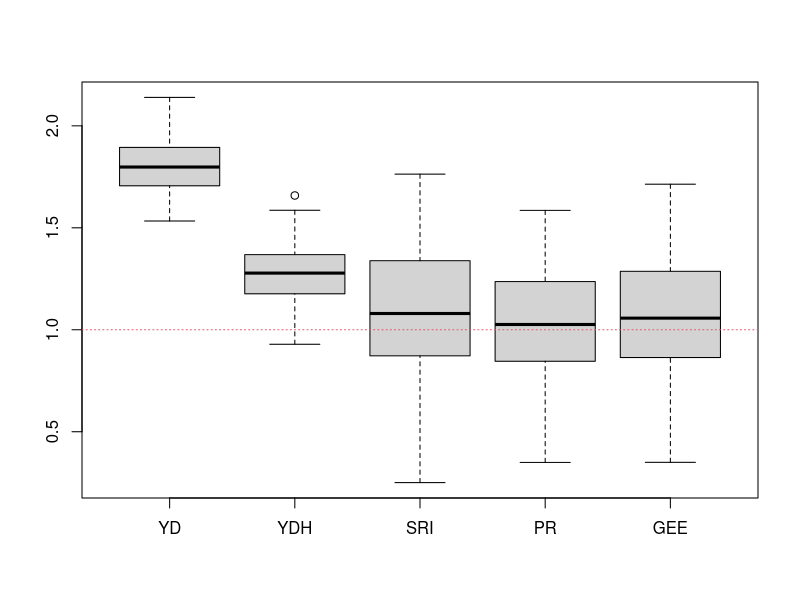

Write R code to recreate this figure.
# Demo: Non-separable logistic regression
# LK 03/2023

set.seed(-42)

# FUNs --------------------------------------------------------------------

gen_dat <- function(n = 1e3, parmD = 0, parmY = c(0.5, 1)) {
  H <- rt(n, df = 5)
  NF <- rnorm(n)
  E <- sample(c(-1, 1), n, TRUE)
  ND <- rlogis(n)
  NY <- rlogis(n)
  gD <- H + ND
  gY <- H + NY
  g2u <- \(g) ecdf(g)
  UD <- g2u(gD)(gD)
  UY <- g2u(gY)(gY)
  D <- as.numeric(plogis(parmD + E) >= UD)
  Y <- as.numeric(plogis(parmY[1] + D * parmY[2]) >= UY)
  data.frame(Y = Y, D = D, E = E, H = H)
}

obj <- \(b, Y, X, prm) {
  R <- (Y - plogis(X %*% b))
  c(t(R) %*% prm %*% R)
}

res <- replicate(1e2, {
  d <- gen_dat()
  d$R <- residuals(m0 <- glm(D ~ E, data = d, family = "binomial"), type = "response")
  d$PR <- fitted(m0)
  E <- cbind(1, d$E)
  prm <- E %*% solve(t(E) %*% E) %*% t(E)
  c(
    YD = unname(coef(glm(Y ~ D, data = d, family = "binomial"))["D"]),
    YDH = unname(coef(glm(Y ~ D + H, data = d, family = "binomial"))["D"]),
    SRI = unname(coef(glm(Y ~ D + R, data = d, family = "binomial"))["D"]),
    PR = unname(coef(glm(Y ~ PR, data = d, family = "binomial"))["PR"]),
    GEE = optim(c(0, 0), obj, Y = d$Y, X = cbind(1, d$D), prm = prm)$par[2]
  )
})

boxplot(t(res))
abline(h = 1, col = 2, lty = 3)

if (FALSE) {
  set.seed(12)
  d <- gen_dat()
  m <- glm(Y ~ D, data = d, family = "binomial")
  d$R <- residuals(m0 <- glm(D ~ E, data = d, family = "binomial"))
  d$RR <- residuals(m, type = "response")
  cf <- coef(glm(Y ~ I(R - D), data = d, family = "binomial"))
  d$mR <- with(d, Y - plogis(cf[1] + D * cf[2]))
  with(d, t(RR) %*% E %*% solve(t(E) %*% E) %*% t(E) %*% RR)
  with(d, t(mR) %*% E %*% solve(t(E) %*% E) %*% t(E) %*% mR)

  coin::independence_test(R ~ E, data = d)
  coin::independence_test(RR ~ E, data = d)
  coin::independence_test(mR ~ E, data = d)

  # TARGET ATE
  plogis(0.5) - plogis(-0.5)
  mean(d$Y[d$R > 0]) - mean(d$Y[d$R < 0])

  hist(replicate(1e2, {
    d <- gen_dat()
    d$R <- residuals(m0 <- glm(D ~ E, data = d, family = "binomial"))
    mean(d$Y[d$R > 0]) - mean(d$Y[d$R < 0])
  }), main = "", xlab = "")
}
